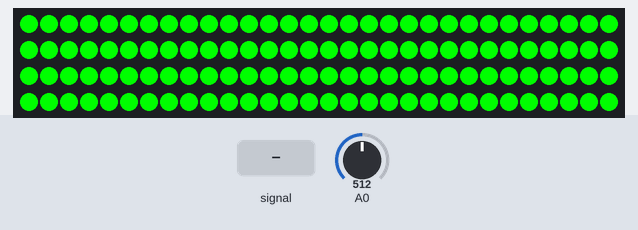
A sketch run on a simulated ESP8266 (Wemos D1 mini). Shown: 120 RGB LEDs in strip order, left to right, continuing on the next row. The test bench sets the inputs (shaded band); at power-on: A0 = 512. Dim RGB values are drawn brighter than linear; WiFi joins after 1.5 s; servers stay silent unless stated; what the sketch prints to the serial monitor is not drawn.

Above: at 3.2 s.
3.3 s: A0 fed a 200 Hz sine of ±81 counts around its level
At 4.1 s:
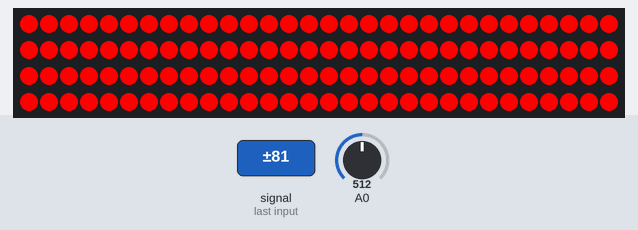
5.1 s: A0 set to 245
At 5.78 s:
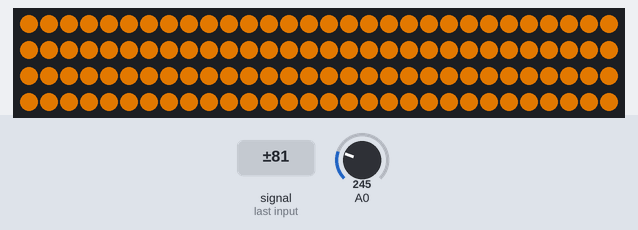
8.9 s: A0 set to 265
At 9.5 s:
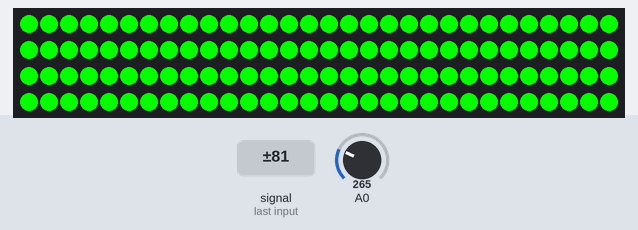
Timing chart, 0 to 11.9 s (numbered marks = the images above; inputs shaded):
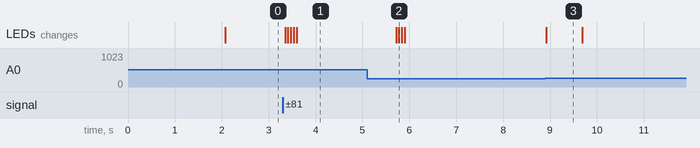

Measured:
- after the input at 3.3 s, the LEDs: first change after 0.05 s (image 1 shows a later state)
- after the input at 5.1 s, the LEDs: first change after 0.62 s (image 2 shows a later state)

The sketch:

sketch_wemos_ws.ino
```cpp
// (licence header left out)
// Import required libraries
#include <ESP8266WiFi.h>
#include <ESPAsyncTCP.h>
#include <ESPAsyncWebServer.h>

#include <Adafruit_NeoPixel.h>
#ifdef __AVR__
#include <avr/power.h>  // Required for 16 MHz Adafruit Trinket
#endif

// Replace with your network credentials
const char* ssid = "iPhone (Joona)";
const char* password = "jokusana";

// Create AsyncWebServer object on port 80
AsyncWebServer server(80);
AsyncWebSocket ws("/ws");

// NEOPIXEL BEST PRACTICES for most reliable operation:
// - Add 1000 uF CAPACITOR between NeoPixel strip's + and - connections.
// - MINIMIZE WIRING LENGTH between microcontroller board and first pixel.
// - NeoPixel strip's DATA-IN should pass through a 300-500 OHM RESISTOR.
// - AVOID connecting NeoPixels on a LIVE CIRCUIT. If you must, ALWAYS
//   connect GROUND (-) first, then +, then data.
// - When using a 3.3V microcontroller with a 5V-powered NeoPixel strip,
//   a LOGIC-LEVEL CONVERTER on the data line is STRONGLY RECOMMENDED.
// (Skipping these may work OK on your workbench but can fail in the field)

const int sampleWindow = 50;  // Sample window width in mS (50 mS = 20Hz)
unsigned int sample;
int sn = 0;
const int N = 12;
double samples[N];
int W = 800; // Sensitivity "weight" - higher is more sensitive


// Which pin on the controller is connected to the NeoPixels?
// On a Trinket or Gemma we suggest changing this to 1:
#define LED_PIN D2
// How many NeoPixels are attached to the controller?
#define LED_COUNT 120
// How bright (max 255, ENSURE THAT THE AMP DRAIN DOES NOT DAMAGE THE CONTROLLER!!!)
const int BRIGHTNESS = 255;

// Declare our NeoPixel strip object:
Adafruit_NeoPixel strip(LED_COUNT, LED_PIN, NEO_GRB + NEO_KHZ800); //!!! NEO_GRB / NEO_RGB !!!
// Argument 1 = Number of pixels in NeoPixel strip
// Argument 2 = Arduino pin number (most are valid)
// Argument 3 = Pixel type flags, add together as needed:
//   NEO_KHZ800  800 KHz bitstream (most NeoPixel products w/WS2812 LEDs)
//   NEO_KHZ400  400 KHz (classic 'v1' (not v2) FLORA pixels, WS2811 drivers)
//   NEO_GRB     Pixels are wired for GRB bitstream (most NeoPixel products)
//   NEO_RGB     Pixels are wired for RGB bitstream (v1 FLORA pixels, not v2)
//   NEO_RGBW    Pixels are wired for RGBW bitstream (NeoPixel RGBW products)


const char index_html[] PROGMEM = R"rawliteral(
<!DOCTYPE HTML><html>
<head>
  <title>ESP Web Server</title>
  <meta name="viewport" content="width=device-width, initial-scale=1">
  <style>
  html {
    font-family: Arial, Helvetica, sans-serif;
    text-align: center;
  }
  h1 {
    font-size: 1.8rem;
    color: white;
  }
  h2{
    font-size: 1.5rem;
    font-weight: bold;
    color: #143642;
  }
  .topnav {
    overflow: hidden;
    background-color: #143642;
  }
  body {
    margin: 0;
  }
  .content {
    padding: 30px;
    max-width: 600px;
    margin: 0 auto;
  }
  .card {
    background-color: #F8F7F9;;
    box-shadow: 2px 2px 12px 1px rgba(140,140,140,.5);
    padding-top:10px;
    padding-bottom:20px;
  }
  .button {
    padding: 15px 50px;
    font-size: 24px;
    text-align: center;
    outline: none;
    color: #fff;
    background-color: #0f8b8d;
    border: none;
    border-radius: 5px;
    -webkit-touch-callout: none;
    -webkit-user-select: none;
    -khtml-user-select: none;
    -moz-user-select: none;
    -ms-user-select: none;
    user-select: none;
    -webkit-tap-highlight-color: rgba(0,0,0,0);
   }
   /*.button:hover {background-color: #0f8b8d}*/
   .button:active {
     background-color: #0f8b8d;
     box-shadow: 2 2px #CDCDCD;
     transform: translateY(2px);
   }
   .state {
     font-size: 1.5rem;
     color:#8c8c8c;
     font-weight: bold;
   }
  </style>
<title>ESP Web Server</title>
<meta name="viewport" content="width=device-width, initial-scale=1">
<link rel="icon" href="data:,">
</head>
<body>
  <div class="topnav">
    <h1>ESP WebSocket Server</h1>
  </div>
  <div class="content">

    <div class="card">
      <h2> Sound sensitivity </h2>
      <div class="slider-container">
        <input type="range" min="0" max="5000" value="800" class="slider" id="slider-sound-sensitivity">
      </div>
      <span>sensitivity: </span>
      <span id="slider-output"></span>
    </div>

  </div>
<script>
  var gateway = `ws://${window.location.hostname}/ws`;
  var websocket;
  window.addEventListener('load', onLoad);
  function initWebSocket() {
    console.log('Trying to open a WebSocket connection...');
    websocket = new WebSocket(gateway);
    websocket.onopen    = onOpen;
    websocket.onclose   = onClose;
    websocket.onmessage = onMessage;
  }
  function onOpen(event) {
    console.log('Connection opened');
    // websocket.send("open");
  }
  function onClose(event) {
    console.log('Connection closed');
    setTimeout(initWebSocket, 2000);
  }
  function onMessage(event) {
    /*var state;
    if (event.data == "1"){
      state = "ON";
    }
    else{
      state = "OFF";
    }
    document.getElementById('state').innerHTML = state;*/
  }
  function onLoad(event) {
    initWebSocket();
  }

  var slider = document.getElementById("slider-sound-sensitivity");
  var output = document.getElementById("slider-output");
  output.innerHTML = slider.value;

  slider.oninput = function() {
    output.innerHTML = this.value;
    websocket.send(this.value + "sensitivity");
  }
</script>
</body>
</html>
)rawliteral";

void notifyClients(const char* msg) {
  ws.textAll(msg);
}

void handleWebSocketMessage(void *arg, uint8_t *data, size_t len) {
  AwsFrameInfo *info = (AwsFrameInfo*)arg;
  if (info->final && info->index == 0 && info->len == len && info->opcode == WS_TEXT) {
    data[len] = 0;
    if (strstr((char*)data, "sensitivity") != NULL) {
      W = atoi((char*)data);
      Serial.print("Changed sound sensitivity to ");
      Serial.println(W);
    }
  }
}

void onEvent(AsyncWebSocket *server, AsyncWebSocketClient *client, AwsEventType type,
             void *arg, uint8_t *data, size_t len) {
    switch (type) {
      case WS_EVT_CONNECT:
        Serial.printf("WebSocket client #%u connected from %s\n", client->id(), client->remoteIP().toString().c_str());
        break;
      case WS_EVT_DISCONNECT:
        Serial.printf("WebSocket client #%u disconnected\n", client->id());
        break;
      case WS_EVT_DATA:
        handleWebSocketMessage(arg, data, len);
        break;
      case WS_EVT_PONG:
      case WS_EVT_ERROR:
        break;
  }
}

void initWebSocket() {
  ws.onEvent(onEvent);
  server.addHandler(&ws);
}

String processor(const String& var){
  Serial.println(var);
  // if(var == "STATE"){
  //   if (ledState){
  //     return "ON";
  //   }
  //   else{
  //     return "OFF";
  //   }
  // }
  return String();
}

void colorSet(uint32_t color)
{
  for (int i = 0; i < strip.numPixels(); i++)
  {
    strip.setPixelColor(i, color); // Set pixel's color (in RAM)
  }
  strip.show(); // Update strip to match
}

double collectSoundSamples()
{
  unsigned long startMillis = millis();  // Start of sample window
  unsigned int peakToPeak = 0;           // peak-to-peak level

  unsigned int signalMax = 0;
  unsigned int signalMin = 1024;

  // collect data for 50 mS
  while (millis() - startMillis < sampleWindow) {
    sample = analogRead(0);
    if (sample < 1024)  // toss out spurious readings
    {
      if (sample > signalMax) {
        signalMax = sample;  // save just the max levels
      } else if (sample < signalMin) {
        signalMin = sample;  // save just the min levels
      }
    }
  }
  peakToPeak = signalMax - signalMin;        // max - min = peak-peak amplitude
  double volts = (peakToPeak * 5.0) / 1024;  // convert to volts
  samples[sn] = volts;
  sn = (sn+1) % N;

  double avg = 0;
  for (auto sample : samples) {
    avg += sample;
  }
  avg = avg / N;
  return avg;
}

void setup(){
  // Serial port for debugging purposes
  Serial.begin(115200);

  // These lines are specifically to support the Adafruit Trinket 5V 16 MHz.
  // Any other board, you can remove this part (but no harm leaving it):
  #if defined(__AVR_ATtiny85__) && (F_CPU == 16000000)
    clock_prescale_set(clock_div_1);
  #endif
  // END of Trinket-specific code.

  strip.begin();            // INITIALIZE NeoPixel strip object (REQUIRED)
  strip.show();             // Turn OFF all pixels ASAP
  strip.setBrightness(BRIGHTNESS);  // Set BRIGHTNESS (max = 255)

  for (int i = 0; i < N; i++)
  {
    samples[i] = 0;
  }

  // Connect to Wi-Fi
  WiFi.begin(ssid, password);
  while (WiFi.status() != WL_CONNECTED) {
    delay(1000);
    Serial.println("Connecting to WiFi..");
  }

  // Print ESP Local IP Address
  Serial.print("Running at http://");
  Serial.println(WiFi.localIP());

  initWebSocket();

  // Route for root / web page
  server.on("/", HTTP_GET, [](AsyncWebServerRequest *request){
    request->send_P(200, "text/html", index_html, processor);
  });

  // Start server
  server.begin();
}

void loop() {
  ws.cleanupClients();

  delay(10);
  double avg = collectSoundSamples();
  uint8_t r = min(avg * W, 255.0);
  uint8_t g = max(255 - avg * W, 0.0);
  uint8_t b = 0;
  //Serial.println(avg);
  colorSet(strip.Color(r,g,b));

}
```
